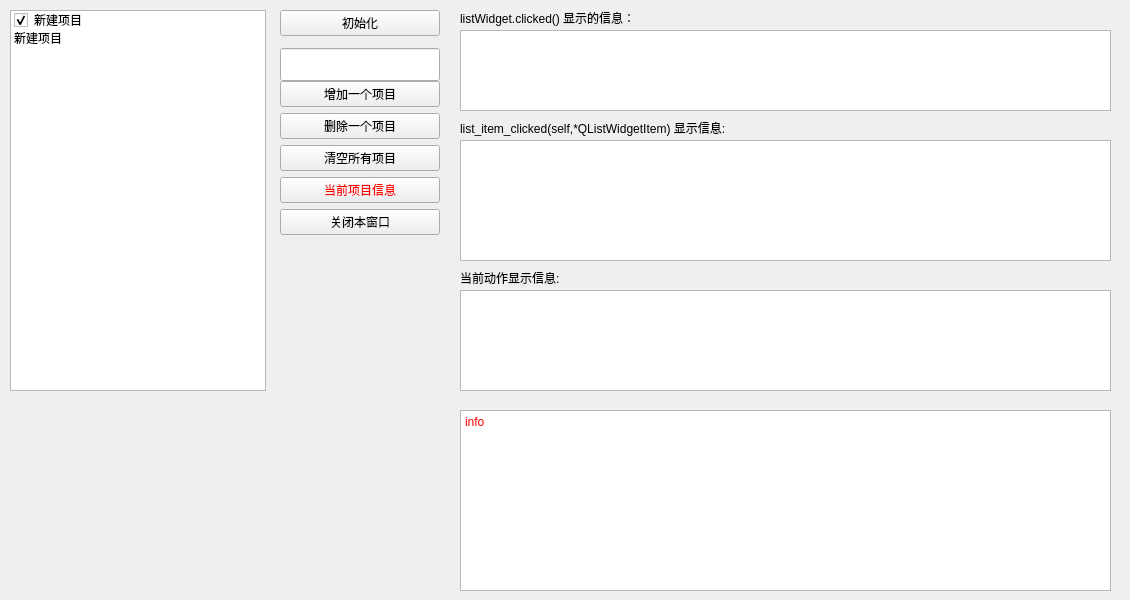
<?xml version="1.0" encoding="UTF-8"?>
<ui version="4.0">
 <class>Form</class>
 <widget class="QWidget" name="Form">
  <property name="geometry">
   <rect>
    <x>0</x>
    <y>0</y>
    <width>1130</width>
    <height>600</height>
   </rect>
  </property>
  <property name="windowTitle">
   <string>listWidget 控件练习</string>
  </property>
  <widget class="QListWidget" name="listWidget">
   <property name="geometry">
    <rect>
     <x>10</x>
     <y>10</y>
     <width>256</width>
     <height>381</height>
    </rect>
   </property>
   <property name="iconSize">
    <size>
     <width>0</width>
     <height>199</height>
    </size>
   </property>
   <item>
    <property name="text">
     <string>新建项目</string>
    </property>
    <property name="checkState">
     <enum>Checked</enum>
    </property>
    <property name="flags">
     <set>NoItemFlags</set>
    </property>
   </item>
   <item>
    <property name="text">
     <string>新建项目</string>
    </property>
    <property name="checkState">
     <enum>Unchecked</enum>
    </property>
   </item>
  </widget>
  <widget class="QWidget" name="verticalLayoutWidget">
   <property name="geometry">
    <rect>
     <x>280</x>
     <y>10</y>
     <width>160</width>
     <height>331</height>
    </rect>
   </property>
   <layout class="QVBoxLayout" name="verticalLayout">
    <item>
     <widget class="QPushButton" name="pb_start">
      <property name="text">
       <string>初始化</string>
      </property>
     </widget>
    </item>
    <item>
     <widget class="QLineEdit" name="lineEdit">
      <property name="minimumSize">
       <size>
        <width>0</width>
        <height>33</height>
       </size>
      </property>
      <property name="maximumSize">
       <size>
        <width>16777215</width>
        <height>21</height>
       </size>
      </property>
     </widget>
    </item>
    <item>
     <widget class="QPushButton" name="pb_add">
      <property name="text">
       <string>增加一个项目</string>
      </property>
     </widget>
    </item>
    <item>
     <widget class="QPushButton" name="pb_del">
      <property name="text">
       <string>删除一个项目</string>
      </property>
     </widget>
    </item>
    <item>
     <widget class="QPushButton" name="pb_clear_all">
      <property name="text">
       <string>清空所有项目</string>
      </property>
     </widget>
    </item>
    <item>
     <widget class="QPushButton" name="pb_info">
      <property name="palette">
       <palette>
        <active>
         <colorrole role="ButtonText">
          <brush brushstyle="SolidPattern">
           <color alpha="255">
            <red>255</red>
            <green>0</green>
            <blue>0</blue>
           </color>
          </brush>
         </colorrole>
        </active>
        <inactive>
         <colorrole role="ButtonText">
          <brush brushstyle="SolidPattern">
           <color alpha="255">
            <red>255</red>
            <green>0</green>
            <blue>0</blue>
           </color>
          </brush>
         </colorrole>
        </inactive>
        <disabled>
         <colorrole role="ButtonText">
          <brush brushstyle="SolidPattern">
           <color alpha="255">
            <red>120</red>
            <green>120</green>
            <blue>120</blue>
           </color>
          </brush>
         </colorrole>
        </disabled>
       </palette>
      </property>
      <property name="text">
       <string>当前项目信息</string>
      </property>
     </widget>
    </item>
    <item>
     <widget class="QPushButton" name="pb_exit">
      <property name="text">
       <string>关闭本窗口</string>
      </property>
      <property name="shortcut">
       <string>Esc</string>
      </property>
     </widget>
    </item>
    <item>
     <spacer name="verticalSpacer">
      <property name="orientation">
       <enum>Qt::Vertical</enum>
      </property>
      <property name="sizeHint" stdset="0">
       <size>
        <width>20</width>
        <height>40</height>
       </size>
      </property>
     </spacer>
    </item>
   </layout>
  </widget>
  <widget class="QTextBrowser" name="tb_r">
   <property name="geometry">
    <rect>
     <x>460</x>
     <y>30</y>
     <width>651</width>
     <height>81</height>
    </rect>
   </property>
  </widget>
  <widget class="QTextBrowser" name="tb_info">
   <property name="geometry">
    <rect>
     <x>460</x>
     <y>410</y>
     <width>651</width>
     <height>181</height>
    </rect>
   </property>
   <property name="palette">
    <palette>
     <active>
      <colorrole role="Text">
       <brush brushstyle="SolidPattern">
        <color alpha="255">
         <red>255</red>
         <green>0</green>
         <blue>0</blue>
        </color>
       </brush>
      </colorrole>
     </active>
     <inactive>
      <colorrole role="Text">
       <brush brushstyle="SolidPattern">
        <color alpha="255">
         <red>255</red>
         <green>0</green>
         <blue>0</blue>
        </color>
       </brush>
      </colorrole>
     </inactive>
     <disabled>
      <colorrole role="Text">
       <brush brushstyle="SolidPattern">
        <color alpha="255">
         <red>120</red>
         <green>120</green>
         <blue>120</blue>
        </color>
       </brush>
      </colorrole>
     </disabled>
    </palette>
   </property>
   <property name="html">
    <string>&lt;!DOCTYPE HTML PUBLIC &quot;-//W3C//DTD HTML 4.0//EN&quot; &quot;http://www.w3.org/TR/REC-html40/strict.dtd&quot;&gt;
&lt;html&gt;&lt;head&gt;&lt;meta name=&quot;qrichtext&quot; content=&quot;1&quot; /&gt;&lt;style type=&quot;text/css&quot;&gt;
p, li { white-space: pre-wrap; }
&lt;/style&gt;&lt;/head&gt;&lt;body style=&quot; font-family:'SimSun'; font-size:9pt; font-weight:400; font-style:normal;&quot;&gt;
&lt;p style=&quot; margin-top:0px; margin-bottom:0px; margin-left:0px; margin-right:0px; -qt-block-indent:0; text-indent:0px;&quot;&gt;info&lt;/p&gt;&lt;/body&gt;&lt;/html&gt;</string>
   </property>
  </widget>
  <widget class="QTextBrowser" name="tb_run">
   <property name="geometry">
    <rect>
     <x>460</x>
     <y>290</y>
     <width>651</width>
     <height>101</height>
    </rect>
   </property>
  </widget>
  <widget class="QLabel" name="label">
   <property name="geometry">
    <rect>
     <x>460</x>
     <y>10</y>
     <width>391</width>
     <height>16</height>
    </rect>
   </property>
   <property name="text">
    <string>listWidget.clicked() 显示的信息：</string>
   </property>
  </widget>
  <widget class="QLabel" name="label_2">
   <property name="geometry">
    <rect>
     <x>460</x>
     <y>270</y>
     <width>401</width>
     <height>16</height>
    </rect>
   </property>
   <property name="text">
    <string>当前动作显示信息:</string>
   </property>
  </widget>
  <widget class="QLabel" name="label_3">
   <property name="geometry">
    <rect>
     <x>460</x>
     <y>120</y>
     <width>481</width>
     <height>16</height>
    </rect>
   </property>
   <property name="text">
    <string>list_item_clicked(self,*QListWidgetItem) 显示信息:</string>
   </property>
  </widget>
  <widget class="QTextBrowser" name="tb_item_clicked">
   <property name="geometry">
    <rect>
     <x>460</x>
     <y>140</y>
     <width>651</width>
     <height>121</height>
    </rect>
   </property>
  </widget>
 </widget>
 <resources/>
 <connections>
  <connection>
   <sender>pb_add</sender>
   <signal>clicked()</signal>
   <receiver>Form</receiver>
   <slot>add()</slot>
   <hints>
    <hint type="sourcelabel">
     <x>329</x>
     <y>97</y>
    </hint>
    <hint type="destinationlabel">
     <x>233</x>
     <y>202</y>
    </hint>
   </hints>
  </connection>
  <connection>
   <sender>pb_del</sender>
   <signal>clicked()</signal>
   <receiver>Form</receiver>
   <slot>delete()</slot>
   <hints>
    <hint type="sourcelabel">
     <x>359</x>
     <y>134</y>
    </hint>
    <hint type="destinationlabel">
     <x>233</x>
     <y>202</y>
    </hint>
   </hints>
  </connection>
  <connection>
   <sender>pb_info</sender>
   <signal>clicked()</signal>
   <receiver>Form</receiver>
   <slot>info()</slot>
   <hints>
    <hint type="sourcelabel">
     <x>359</x>
     <y>204</y>
    </hint>
    <hint type="destinationlabel">
     <x>233</x>
     <y>202</y>
    </hint>
   </hints>
  </connection>
  <connection>
   <sender>pb_exit</sender>
   <signal>clicked()</signal>
   <receiver>Form</receiver>
   <slot>close()</slot>
   <hints>
    <hint type="sourcelabel">
     <x>359</x>
     <y>239</y>
    </hint>
    <hint type="destinationlabel">
     <x>233</x>
     <y>202</y>
    </hint>
   </hints>
  </connection>
  <connection>
   <sender>pb_clear_all</sender>
   <signal>clicked()</signal>
   <receiver>Form</receiver>
   <slot>clear_all()</slot>
   <hints>
    <hint type="sourcelabel">
     <x>359</x>
     <y>169</y>
    </hint>
    <hint type="destinationlabel">
     <x>368</x>
     <y>349</y>
    </hint>
   </hints>
  </connection>
  <connection>
   <sender>pb_start</sender>
   <signal>clicked()</signal>
   <receiver>Form</receiver>
   <slot>start()</slot>
   <hints>
    <hint type="sourcelabel">
     <x>406</x>
     <y>17</y>
    </hint>
    <hint type="destinationlabel">
     <x>447</x>
     <y>25</y>
    </hint>
   </hints>
  </connection>
  <connection>
   <sender>listWidget</sender>
   <signal>clicked(QModelIndex)</signal>
   <receiver>Form</receiver>
   <slot>list_clicked()</slot>
   <hints>
    <hint type="sourcelabel">
     <x>34</x>
     <y>370</y>
    </hint>
    <hint type="destinationlabel">
     <x>30</x>
     <y>468</y>
    </hint>
   </hints>
  </connection>
  <connection>
   <sender>listWidget</sender>
   <signal>currentRowChanged(int)</signal>
   <receiver>Form</receiver>
   <slot>list_row_changed()</slot>
   <hints>
    <hint type="sourcelabel">
     <x>56</x>
     <y>362</y>
    </hint>
    <hint type="destinationlabel">
     <x>54</x>
     <y>461</y>
    </hint>
   </hints>
  </connection>
  <connection>
   <sender>listWidget</sender>
   <signal>itemClicked(QListWidgetItem*)</signal>
   <receiver>Form</receiver>
   <slot>list_item_clicked()</slot>
   <hints>
    <hint type="sourcelabel">
     <x>87</x>
     <y>361</y>
    </hint>
    <hint type="destinationlabel">
     <x>80</x>
     <y>456</y>
    </hint>
   </hints>
  </connection>
  <connection>
   <sender>listWidget</sender>
   <signal>currentTextChanged(QString)</signal>
   <receiver>Form</receiver>
   <slot>list_text_changed()</slot>
   <hints>
    <hint type="sourcelabel">
     <x>122</x>
     <y>359</y>
    </hint>
    <hint type="destinationlabel">
     <x>108</x>
     <y>444</y>
    </hint>
   </hints>
  </connection>
  <connection>
   <sender>pb_clear_all</sender>
   <signal>clicked()</signal>
   <receiver>listWidget</receiver>
   <slot>clear()</slot>
   <hints>
    <hint type="sourcelabel">
     <x>299</x>
     <y>168</y>
    </hint>
    <hint type="destinationlabel">
     <x>250</x>
     <y>164</y>
    </hint>
   </hints>
  </connection>
 </connections>
 <slots>
  <slot>add()</slot>
  <slot>delete()</slot>
  <slot>info()</slot>
  <slot>clear_all()</slot>
  <slot>start()</slot>
  <slot>list_clicked()</slot>
  <slot>list_row_changed()</slot>
  <slot>list_item_clicked()</slot>
  <slot>list_text_changed()</slot>
  <slot>checkBox_sort_auto()</slot>
  <slot>list_indexes_moved()</slot>
 </slots>
</ui>
